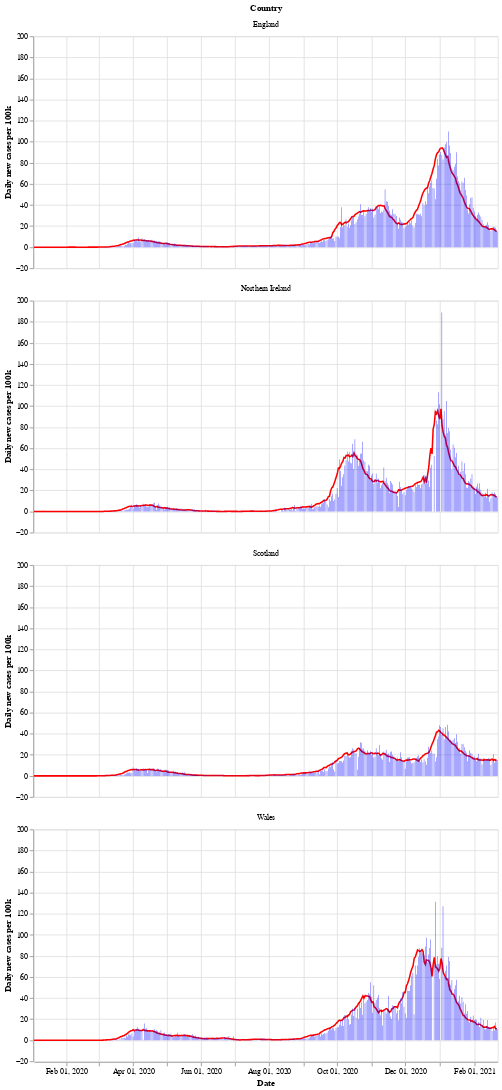

Notebook code for this chart:
### Markdown cell above
Next is a bar chart of the number of new cases in each country (per 100k population), with the 7 day moving average of cases. Again we see that Wales saw a longer period of raising and falling cases compared to the other countries.

After a period of cases falling, each nation is now seeing a rise in the number of cases - especially in Wales.

### Code cell
# collapse
bars = alt.Chart(uk_cases).mark_bar().encode(
    x=alt.X("yearmonthdate(date):T", axis=alt.Axis(title='Date')),
    y=alt.Y("newCasesRate:Q", axis=alt.Axis(title='Daily new cases per 100k')),
    tooltip='newCasesRate',
    color=alt.condition(
        alt.datum.dailyChange > 0,
        alt.value("orange"),  # The positive color
        alt.value("blue")  # The negative color
    )
).properties(title='New cases per 100k population with rolling 7 day average', width=600).interactive()
line = alt.Chart(uk_cases).mark_line(
    color='red',
    size=2,
).transform_window(
    rolling_mean='mean(newCasesRate)',
    frame=[0, 7],
    groupby=['areaName']
).encode(
    x='yearmonthdate(date):T',
    y='rolling_mean:Q'
)
alt.layer(line, bars, data=uk_cases).facet(alt.Row('areaName', title='Country'), columns=1)

### Figure 1 — Vega-Lite specification as saved in the notebook (floating-point values rounded to 4 significant figures; data arrays with more than 128 entries replaced by an {"elided": "..."} marker saying what was removed)
{"config": {"view": {"continuousWidth": 400, "continuousHeight": 300}}, "data": {"name": "data-034b47636749b1bfe34c77ce779698d3"}, "facet": {"type": "nominal", "field": "areaName", "title": "Country"}, "spec": {"layer": [{"mark": {"type": "line", "color": "red", "size": 2}, "encoding": {"x": {"type": "temporal", "field": "date", "timeUnit": "yearmonthdate"}, "y": {"type": "quantitative", "field": "rolling_mean"}}, "transform": [{"window": [{"op": "mean", "field": "newCasesRate", "as": "rolling_mean"}], "frame": [0, 7], "groupby": ["areaName"]}]}, {"mark": "bar", "encoding": {"color": {"condition": {"value": "orange", "test": "(datum.dailyChange > 0)"}, "value": "blue"}, "tooltip": {"type": "quantitative", "field": "newCasesRate"}, "x": {"type": "temporal", "axis": {"title": "Date"}, "field": "date", "timeUnit": "yearmonthdate"}, "y": {"type": "quantitative", "axis": {"title": "Daily new cases per 100k"}, "field": "newCasesRate"}}, "selection": {"selector002": {"type": "interval", "bind": "scales", "encodings": ["x", "y"]}}, "title": "New cases per 100k population with rolling 7 day average", "width": 600}]}, "columns": 1, "$schema": "https://vega.github.io/schema/vega-lite/v4.8.1.json", "datasets": {"data-034b47636749b1bfe34c77ce779698d3": {"elided": "1664 records"}}}
